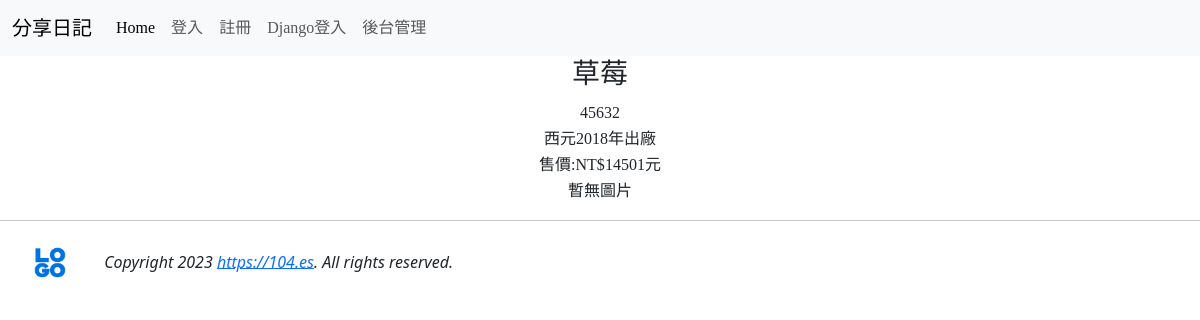
/detail/1, run on the app's committed database.
### mysite/models.py (models this page shows, shortened)
class Product2(models.Model):
    pmodel = models.ForeignKey(PModel, on_delete=models.CASCADE, verbose_name='型號')
    nickname= models.CharField(max_length=15, default='超值二手機', verbose_name='摘要')
    description = models.TextField(default='暫無說明')
    year = models.PositiveIntegerField(default=2016, verbose_name='出場年份')
    price = models.PositiveBigIntegerField(default=0, verbose_name='價格')

### mysite/views.py (the view)
# urls.py: path('detail/<int:id>', detail, name = 'detail-url'),
def detail(request, id):
    try:
        product = models.Product2.objects.get(id=id)
        images = models.PPhoto.objects.filter(product=product)
    except:
        pass
    return render(request, 'detail.html', locals())

### mysite/templates/detail.html (shortened to what this page needs)
{% extends 'base1.html' %}
{% block content %}
<div class='container' align=center>
    {% if product %}
    <table>
        <tr><td align=center><h3>{{ product.nickname }}</h3></td></tr>
        <tr><td align=center>{{ product.description }}</td></tr>
        <tr><td align=center>西元{{ product.year }}年出廠</td></tr>
        <tr><td align=center>售價:NT${{ product.price }}元</td></tr>
        {% for imag in images %}
            {% if forloop.first %}
                <tr><td align=center>
            {% endif %}
                <img src='{{ image.url }}' width=350><br>
                {% comment %} <img src='/media/{{ image.media }}' width=350><br> {% endcomment %}
            {% if forloop.last %}
                </td></tr>
            {% endif %}
        {% empty %}
            <tr><td align=center>暫無圖片</td></tr>
        {% endfor %}
    </table>
    {% else %}
    <h2>找不到指定的手機</h2>
    {% endif %}
</div>
{% endblock %}

### mysite/templates/base1.html (style rules this page uses)
h1, h2, h3, h4, h5, p, div { font-family: 微軟正黑體; }

### data on the page
Product2: nickname "草莓", description "45632", year "2018", price "14501"
